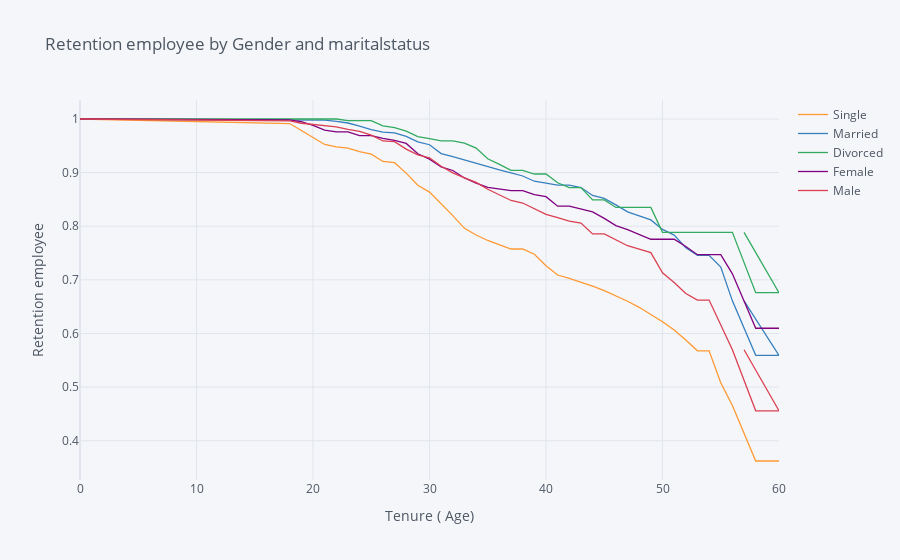

Notebook cell for this chart:
### Code cell
rates = survival(data_3, 'MaritalStatus', 'Age', 'Attrition')

rates.iplot(kind='line', xTitle='Tenure ( Age)', yTitle='Retention employee',
            title='Retention employee by Gender and maritalstatus')

### Figure 1 — Plotly figure (JSON) as saved in the notebook; plotly's stock layout.template omitted (floating-point values rounded to 4 significant figures)
{"data": [{"line": {"color": "rgba(255, 153, 51, 1.0)", "dash": "solid", "shape": "linear", "width": 1.3}, "mode": "lines", "name": "Single", "text": "", "type": "scatter", "x": [0, 18, 19, 20, 21, 22, 23, 24, 25, 26, 27, 28, 29, 30, 31, 32, 33, 34, 35, 36, 37, 38, 39, 40, 41, 42, 43, 44, 45, 46, 47, 48, 49, 50, 51, 52, 53, 54, 55, 56, 58, 59, 60, 57], "y": [1, 0.9915, 0.9786, 0.9657, 0.9525, 0.9481, 0.9459, 0.9391, 0.9346, 0.9208, 0.9185, 0.899, 0.8765, 0.8636, 0.8421, 0.8198, 0.7961, 0.7837, 0.7734, 0.7659, 0.7575, 0.7575, 0.7477, 0.7263, 0.709, 0.7027, 0.6957, 0.6882, 0.6799, 0.6705, 0.6601, 0.6488, 0.636, 0.6219, 0.6064, 0.588, 0.5677, 0.5677, 0.508, 0.4656, 0.3622, 0.3622, 0.3622, ""]}, {"line": {"color": "rgba(55, 128, 191, 1.0)", "dash": "solid", "shape": "linear", "width": 1.3}, "mode": "lines", "name": "Married", "text": "", "type": "scatter", "x": [0, 18, 19, 20, 21, 22, 23, 24, 25, 26, 27, 28, 29, 30, 31, 32, 33, 34, 35, 36, 37, 38, 39, 40, 41, 42, 43, 44, 45, 46, 47, 48, 49, 50, 51, 52, 53, 54, 55, 56, 58, 59, 60, 57], "y": [1, 0.9978, 0.9978, 0.9978, 0.9978, 0.9955, 0.9925, 0.9865, 0.9804, 0.9757, 0.9741, 0.9675, 0.9573, 0.952, 0.9355, 0.9297, 0.9235, 0.9171, 0.9103, 0.9052, 0.8996, 0.8937, 0.884, 0.8805, 0.8766, 0.8766, 0.8721, 0.8574, 0.8521, 0.8399, 0.8267, 0.8195, 0.8118, 0.7941, 0.7835, 0.7598, 0.7457, 0.7457, 0.7238, 0.6608, 0.5592, 0.5592, 0.5592, 0.6608]}, {"line": {"color": "rgba(50, 171, 96, 1.0)", "dash": "solid", "shape": "linear", "width": 1.3}, "mode": "lines", "name": "Divorced", "text": "", "type": "scatter", "x": [0, 18, 19, 20, 21, 22, 23, 24, 25, 26, 27, 28, 29, 30, 31, 32, 33, 34, 35, 36, 37, 38, 39, 40, 41, 42, 43, 44, 45, 46, 47, 48, 49, 50, 51, 52, 53, 54, 55, 56, 58, 59, 60, 57], "y": [1, 1, 1, 1, 1, 1, 0.9969, 0.9969, 0.9969, 0.9873, 0.9841, 0.9774, 0.967, 0.9633, 0.9594, 0.9594, 0.955, 0.9458, 0.9258, 0.9153, 0.9041, 0.9041, 0.8974, 0.8974, 0.8811, 0.8719, 0.8719, 0.849, 0.849, 0.8351, 0.8351, 0.8351, 0.8351, 0.7887, 0.7887, 0.7887, 0.7887, 0.7887, 0.7887, 0.7887, 0.676, 0.676, 0.676, 0.7887]}, {"line": {"color": "rgba(128, 0, 128, 1.0)", "dash": "solid", "shape": "linear", "width": 1.3}, "mode": "lines", "name": "Female", "text": "", "type": "scatter", "x": [0, 18, 19, 20, 21, 22, 23, 24, 25, 26, 27, 28, 29, 30, 31, 32, 33, 34, 35, 36, 37, 38, 39, 40, 41, 42, 43, 44, 45, 46, 47, 48, 49, 50, 51, 52, 53, 54, 55, 56, 58, 59, 60, 57], "y": [1, 0.9983, 0.9949, 0.988, 0.9794, 0.976, 0.976, 0.969, 0.969, 0.9637, 0.9601, 0.9544, 0.9352, 0.9252, 0.9105, 0.904, 0.8901, 0.8804, 0.8725, 0.8696, 0.8665, 0.8665, 0.8591, 0.8551, 0.8374, 0.8374, 0.8322, 0.8266, 0.8146, 0.8011, 0.7936, 0.785, 0.7757, 0.7757, 0.7757, 0.7621, 0.7469, 0.7469, 0.7469, 0.7113, 0.6097, 0.6097, 0.6097, ""]}, {"line": {"color": "rgba(219, 64, 82, 1.0)", "dash": "solid", "shape": "linear", "width": 1.3}, "mode": "lines", "name": "Male", "text": "", "type": "scatter", "x": [0, 18, 19, 20, 21, 22, 23, 24, 25, 26, 27, 28, 29, 30, 31, 32, 33, 34, 35, 36, 37, 38, 39, 40, 41, 42, 43, 44, 45, 46, 47, 48, 49, 50, 51, 52, 53, 54, 55, 56, 58, 59, 60, 57], "y": [1, 0.9966, 0.9921, 0.9898, 0.9886, 0.9852, 0.9806, 0.977, 0.9699, 0.959, 0.9578, 0.9438, 0.9332, 0.9277, 0.9118, 0.8997, 0.8901, 0.8817, 0.8689, 0.8589, 0.848, 0.8433, 0.8331, 0.8222, 0.8162, 0.8096, 0.8058, 0.7856, 0.7856, 0.7752, 0.7637, 0.7575, 0.7508, 0.7132, 0.6952, 0.6744, 0.6624, 0.6624, 0.6172, 0.5697, 0.4558, 0.4558, 0.4558, 0.5697]}], "layout": {"autosize": true, "legend": {"bgcolor": "#F5F6F9", "font": {"color": "#4D5663"}}, "paper_bgcolor": "#F5F6F9", "plot_bgcolor": "#F5F6F9", "title": {"font": {"color": "#4D5663"}, "text": "Retention employee by Gender and maritalstatus"}, "xaxis": {"autorange": true, "gridcolor": "#E1E5ED", "range": [0, 60], "showgrid": true, "tickfont": {"color": "#4D5663"}, "title": {"font": {"color": "#4D5663"}, "text": "Tenure ( Age)"}, "type": "linear", "zerolinecolor": "#E1E5ED"}, "yaxis": {"autorange": true, "gridcolor": "#E1E5ED", "range": [0.3267, 1.035], "showgrid": true, "tickfont": {"color": "#4D5663"}, "title": {"font": {"color": "#4D5663"}, "text": "Retention employee"}, "type": "linear", "zerolinecolor": "#E1E5ED"}}}
